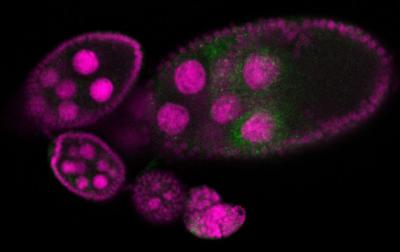
#> input picture assets/insitu7545.jpg, 400 x 252 px, found by its file name
$ jupyter execute --allow-errors segment-2d_slic-fts-classif-gc.ipynb   (shell and % lines are left out)   (older library calls are emulated)
#> lines starting #> are read from the running program, lines starting #| are printed output that depends on the picture
### imsegm/utilities/data_io.py
"""
Framework for handling input/output

Copyright (C) 2015-2018 Jiri Borovec <jiri.borovec@fel.cvut.cz>
"""

import glob
import logging
import os
import re
import warnings
from functools import wraps

import nibabel
import numpy as np
import pandas as pd
from PIL import Image
# import libtiff, nibabel
from scipy import ndimage
from skimage import color, exposure, io, measure

from imsegm.utilities import ImageDimensionError
from imsegm.utilities.read_zvi import load_image as load_zvi

#: position columns
COLUMNS_COORDS = ['X', 'Y']
#: conversion function from RGB color space
DICT_CONVERT_COLOR_FROM_RGB = {
    'hsv': color.rgb2hsv,
    'luv': color.rgb2luv,
    'lab': color.rgb2lab,
    'hed': color.rgb2hed,
    'xyz': color.rgb2xyz
}
#: conversion function to RGB color space
DICT_CONVERT_COLOR_TO_RGB = {
    'hsv': color.hsv2rgb,
    'luv': color.luv2rgb,
    'lab': color.lab2rgb,
    'hed': color.hed2rgb,
    'xyz': color.xyz2rgb
}


# [30 lines left out: functions convert_img_color_from_rgb, convert_img_color_to_rgb, not called in this run]


def update_path(path_file, lim_depth=5, absolute=True):
    """ bubble in the folder tree up until it found desired file
    otherwise return original one

    :param str path_file: path to the input file / folder
    :param int lim_depth: maximal depth for going up
    :param bool absolute: format absolute path
    :return str: path to output file / folder

    >>> path = 'sample_file.test'
    >>> f = open(path, 'w')
    >>> update_path(path, absolute=False)
    'sample_file.test'
    """
#> called with path_file = 'data-images', lim_depth = 5, absolute = True
    if path_file.startswith('/'):
        return path_file
    if path_file.startswith('~'):
        path_file = os.path.expanduser(path_file)
    else:
        tmp_path = path_file
        for _ in range(lim_depth):
            if os.path.exists(tmp_path):
                path_file = tmp_path
                break
            tmp_path = os.path.join('..', tmp_path)
    if absolute:
        path_file = os.path.abspath(path_file)
    return path_file


# [186 lines left out: functions swap_coord_x_y, load_landmarks_txt, load_landmarks_csv, save_landmarks_txt, save_landmarks_csv, scale_image_vals_in_range and 1 more, not called in this run]


def io_image_decorate(func):
    """ costume decorator to suppers debug messages from the PIL function
    to suppress PIl debug logging
    - DEBUG:PIL.PngImagePlugin:STREAM b'IHDR' 16 13

    :param func:
    :return:
    """

    # [9 lines left out: function wrap, not called in this run]

    return wrap


# [812 lines left out: functions io_imread, image_open, io_imsave, load_image_2d, export_image, load_params_from_txt and 16 more, not called in this run]

### notebooks/segment-2d_slic-fts-classif-gc.ipynb
# Sample supervised segmentation on Gray images

Image  segmentation  is  widely  used  as  an  initial  phase  of  many  image  processing  tasks  in  computer vision and image analysis.  Many recent segmentation methods use superpixels, because they reduce the size of the segmentation problem by an order of magnitude.   In addition,  features on superpixels are much more robust than features  on  pixels  only.   We  use  spatial  regularization  on  superpixels  to  make  segmented  regions  more  compact. The segmentation pipeline comprises:  (i) computation of superpixels; (ii) extraction of descriptors such as color and texture;  (iii) soft classification,  using a standard classifier for supervised learning; (iv) final segmentation using Graph Cut.  We use this segmentation pipeline on four real-world applications in medical imaging. We also show that unsupervised segmentation is sufficient for some situations, and provides similar results to those obtained using trained segmentation.

Borovec, J., Svihlik, J., Kybic, J., & Habart, D. (2017). **Supervised and unsupervised segmentation using superpixels, model estimation, and Graph Cut.** Journal of Electronic Imaging.

[cell 1]
import os, sys, glob, time
import numpy as np
from PIL import Image
import matplotlib.pyplot as plt
from skimage.segmentation import mark_boundaries
sys.path += [os.path.abspath('.'), os.path.abspath('..')] # Add path to root
import imsegm.utilities.data_io as tl_data
#> (the rest of this cell did not finish here and is left out)

## Load image

[cell 2]
path_dir = os.path.join(tl_data.update_path('data-images'), 'drosophila_ovary_slice')
path_images = os.path.join(path_dir, 'image')
print ([os.path.basename(p) for p in glob.glob(os.path.join(path_images, '*.jpg'))])
# loading images
path_img = os.path.join(path_images, 'insitu7545.jpg')
img = np.array(Image.open(path_img))[:, :, 0]
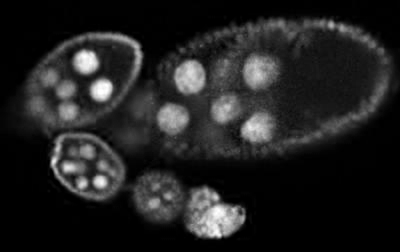
#> img: shape (252, 400); min 0, max 255, mean 33
path_img = os.path.join(path_images, 'insitu4174.jpg')
img2 = np.array(Image.open(path_img))[:, :, 0]
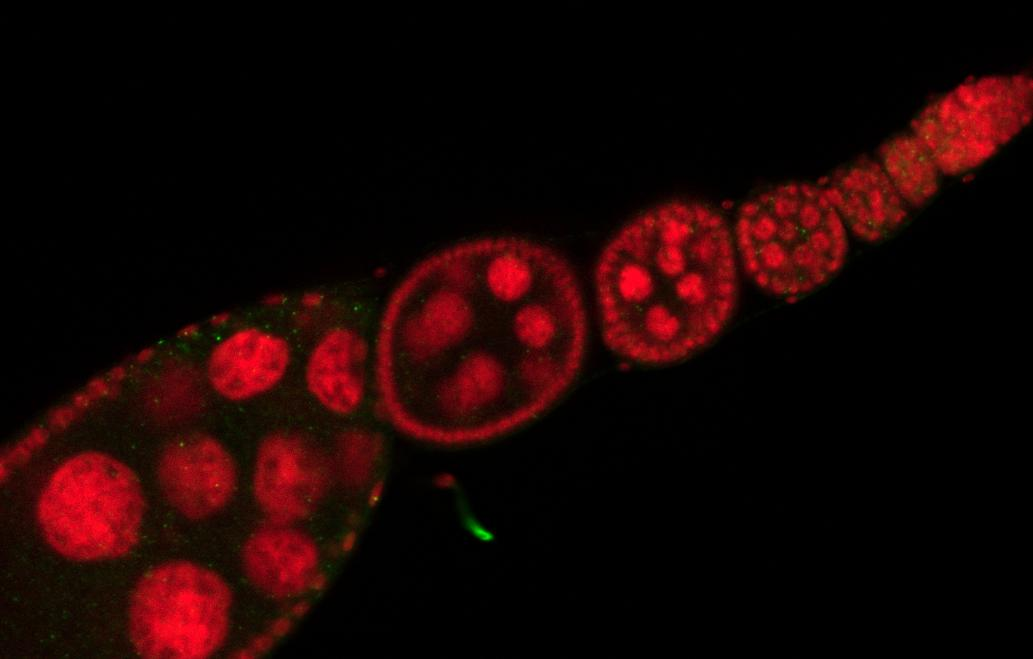
#> input picture data-images/drosophila_ovary_slice/image/insitu4174.jpg, 1033 x 659 px, found by its file name
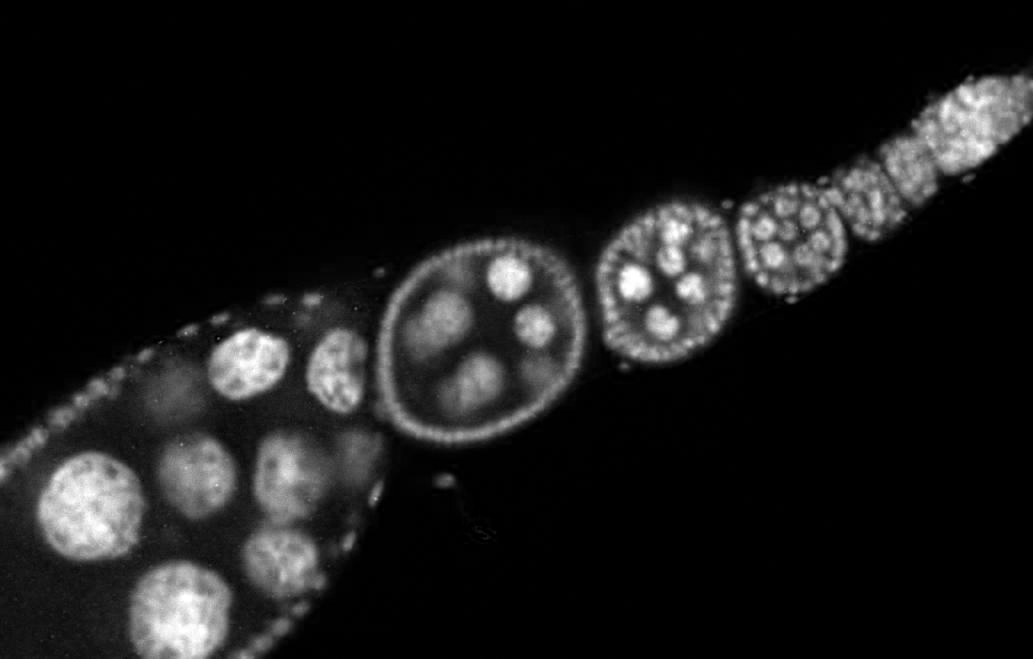
#> img2: shape (659, 1033); min 0, max 255, mean 25.9
# loading annotations
path_annots = os.path.join(path_dir, 'annot_struct')
path_annot = os.path.join(path_annots, 'insitu7545.png')
annot = np.array(Image.open(path_annot))
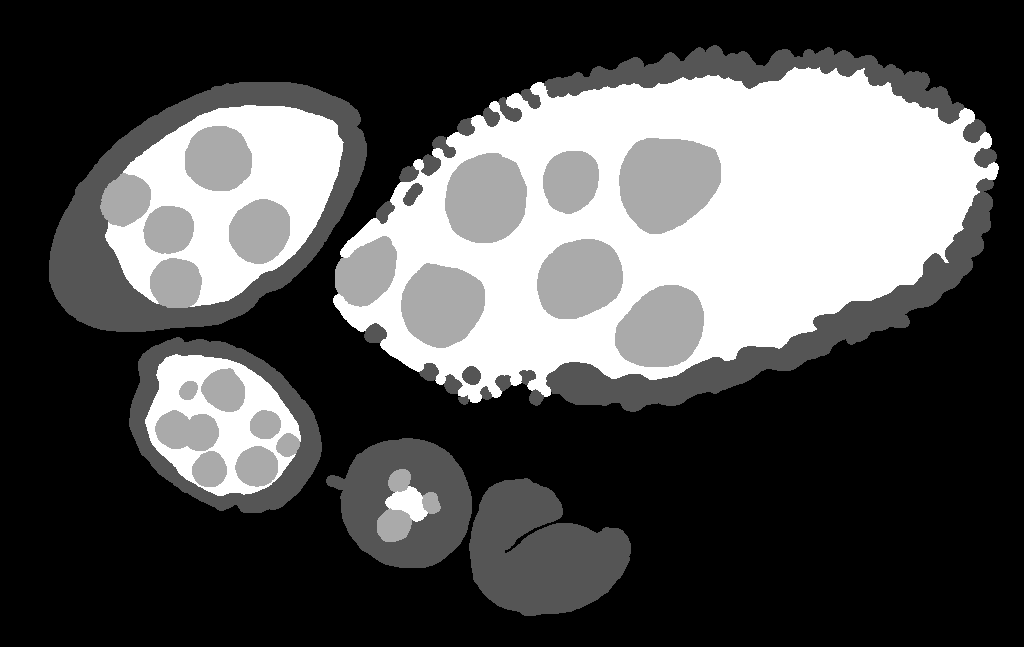
#> input picture data-images/drosophila_ovary_slice/annot_struct/insitu7545.png, 1024 x 647 px, found by its file name
#> annot is the input picture: shape (647, 1024); min 0, max 3, mean 0.959

Show that training example with annotation and testing image

[cell 3]
FIG_SIZE = (8. * np.array(img.shape[:2]) / np.max(img.shape))[::-1]
#> FIG_SIZE = [8, 5.04]
fig = plt.figure(figsize=FIG_SIZE * 3)
_= plt.subplot(1,3,1), plt.imshow(img, cmap=plt.cm.Greys_r), plt.contour(annot, colors='y')
_= plt.subplot(1,3,2), plt.imshow(annot, cmap=plt.cm.jet)
_= plt.subplot(1,3,3), plt.imshow(img2, cmap=plt.cm.Greys_r)
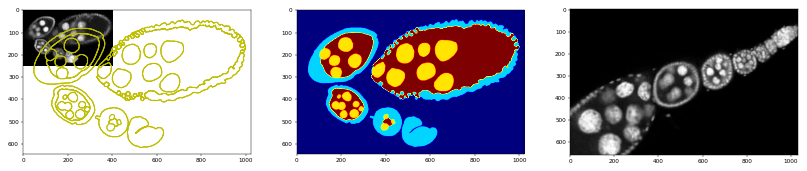
#> figure drawn by matplotlib, 3 panels

## Segment Image

Set segmentation parameters:

[cell 4]
sp_size = 25
sp_regul = 0.2
dict_features = {'color': ['mean', 'std', 'median'], 'tLM': ['mean']}

Train the classifier

#> (a cell that did not finish here is left out)

Perform the segmentation with trained classifier

[cell 6]
dict_debug = {}
#> (the rest of this cell did not finish here and is left out)

[cell 7]
fig = plt.figure(figsize=FIG_SIZE)
plt.imshow(img2, cmap=plt.cm.Greys_r)
#> (the rest of this cell did not finish here and is left out)

## Visualise intermediate steps

[cell 8]
print ('debug fields: %s' % repr(dict_debug.keys()))
#> (the rest of this cell did not finish here and is left out)
